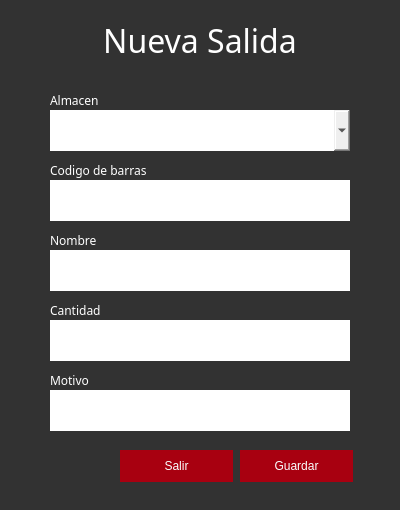
<?xml version="1.0" encoding="UTF-8"?>
<ui version="4.0">
 <class>nuevaSalida</class>
 <widget class="QMainWindow" name="nuevaSalida">
  <property name="geometry">
   <rect>
    <x>0</x>
    <y>0</y>
    <width>400</width>
    <height>510</height>
   </rect>
  </property>
  <property name="minimumSize">
   <size>
    <width>400</width>
    <height>510</height>
   </size>
  </property>
  <property name="maximumSize">
   <size>
    <width>400</width>
    <height>510</height>
   </size>
  </property>
  <property name="windowTitle">
   <string>Nueva Salida</string>
  </property>
  <property name="styleSheet">
   <string notr="true">#nuevaSalida{
background-color: rgb(50, 50, 50);
}
.QLabel{
	color: rgb(255, 255, 255);
}
.QLineEdit{
	color: rgb(97, 99, 99);
	border:none;
}
.QPushButton{
	color: rgb(250, 255, 255);
	background-color: rgb(168, 0, 16);
	border: none;
}
.QPushButton:hover{
	color: rgb(255,255,255);
	background-color: rgb(30,30,30);
	border: none;
}
.QComboBox{
	border-radius:none;
}</string>
  </property>
  <widget class="QWidget" name="centralwidget">
   <widget class="QLabel" name="label_titulo">
    <property name="geometry">
     <rect>
      <x>0</x>
      <y>10</y>
      <width>400</width>
      <height>61</height>
     </rect>
    </property>
    <property name="font">
     <font>
      <family>Avenir</family>
      <pointsize>24</pointsize>
     </font>
    </property>
    <property name="text">
     <string>Nueva Salida</string>
    </property>
    <property name="alignment">
     <set>Qt::AlignCenter</set>
    </property>
   </widget>
   <widget class="QLabel" name="label_Cbarras">
    <property name="geometry">
     <rect>
      <x>50</x>
      <y>160</y>
      <width>131</width>
      <height>21</height>
     </rect>
    </property>
    <property name="font">
     <font>
      <family>Avenir</family>
     </font>
    </property>
    <property name="text">
     <string>Codigo de barras</string>
    </property>
   </widget>
   <widget class="QLineEdit" name="line_Cbarras">
    <property name="geometry">
     <rect>
      <x>50</x>
      <y>180</y>
      <width>300</width>
      <height>41</height>
     </rect>
    </property>
    <property name="font">
     <font>
      <family>Avenir</family>
     </font>
    </property>
   </widget>
   <widget class="QLineEdit" name="line_nombre">
    <property name="enabled">
     <bool>false</bool>
    </property>
    <property name="geometry">
     <rect>
      <x>50</x>
      <y>250</y>
      <width>300</width>
      <height>41</height>
     </rect>
    </property>
    <property name="font">
     <font>
      <family>Avenir</family>
     </font>
    </property>
   </widget>
   <widget class="QLabel" name="label_nombre">
    <property name="geometry">
     <rect>
      <x>50</x>
      <y>230</y>
      <width>131</width>
      <height>21</height>
     </rect>
    </property>
    <property name="font">
     <font>
      <family>Avenir</family>
     </font>
    </property>
    <property name="text">
     <string>Nombre</string>
    </property>
   </widget>
   <widget class="QPushButton" name="bGuardar">
    <property name="geometry">
     <rect>
      <x>240</x>
      <y>450</y>
      <width>113</width>
      <height>32</height>
     </rect>
    </property>
    <property name="cursor">
     <cursorShape>PointingHandCursor</cursorShape>
    </property>
    <property name="text">
     <string>Guardar</string>
    </property>
    <property name="icon">
     <iconset resource="../imagenes/imagenes.qrc">
      <normaloff>:/Iconos/Guardar.png</normaloff>:/Iconos/Guardar.png</iconset>
    </property>
    <property name="iconSize">
     <size>
      <width>20</width>
      <height>16</height>
     </size>
    </property>
   </widget>
   <widget class="QPushButton" name="bSalir">
    <property name="geometry">
     <rect>
      <x>120</x>
      <y>450</y>
      <width>113</width>
      <height>32</height>
     </rect>
    </property>
    <property name="cursor">
     <cursorShape>PointingHandCursor</cursorShape>
    </property>
    <property name="text">
     <string>Salir</string>
    </property>
    <property name="icon">
     <iconset resource="../imagenes/imagenes.qrc">
      <normaloff>:/Iconos/Salir.png</normaloff>:/Iconos/Salir.png</iconset>
    </property>
    <property name="iconSize">
     <size>
      <width>20</width>
      <height>16</height>
     </size>
    </property>
   </widget>
   <widget class="QComboBox" name="comboBox_almacen">
    <property name="geometry">
     <rect>
      <x>50</x>
      <y>110</y>
      <width>300</width>
      <height>41</height>
     </rect>
    </property>
   </widget>
   <widget class="QLineEdit" name="line_cantidad">
    <property name="geometry">
     <rect>
      <x>50</x>
      <y>320</y>
      <width>300</width>
      <height>41</height>
     </rect>
    </property>
    <property name="font">
     <font>
      <family>Avenir</family>
     </font>
    </property>
   </widget>
   <widget class="QLabel" name="label_cantidad">
    <property name="geometry">
     <rect>
      <x>50</x>
      <y>300</y>
      <width>131</width>
      <height>21</height>
     </rect>
    </property>
    <property name="font">
     <font>
      <family>Avenir</family>
     </font>
    </property>
    <property name="text">
     <string>Cantidad</string>
    </property>
   </widget>
   <widget class="QLabel" name="label_motivo">
    <property name="geometry">
     <rect>
      <x>50</x>
      <y>370</y>
      <width>131</width>
      <height>21</height>
     </rect>
    </property>
    <property name="font">
     <font>
      <family>Avenir</family>
     </font>
    </property>
    <property name="text">
     <string>Motivo</string>
    </property>
   </widget>
   <widget class="QLabel" name="label_almacen">
    <property name="geometry">
     <rect>
      <x>50</x>
      <y>90</y>
      <width>131</width>
      <height>21</height>
     </rect>
    </property>
    <property name="font">
     <font>
      <family>Avenir</family>
     </font>
    </property>
    <property name="text">
     <string>Almacen</string>
    </property>
   </widget>
   <widget class="QLineEdit" name="line_motivo">
    <property name="geometry">
     <rect>
      <x>50</x>
      <y>390</y>
      <width>300</width>
      <height>41</height>
     </rect>
    </property>
    <property name="font">
     <font>
      <family>Avenir</family>
     </font>
    </property>
   </widget>
  </widget>
 </widget>
 <resources>
  <include location="../imagenes/imagenes.qrc"/>
 </resources>
 <connections/>
</ui>
